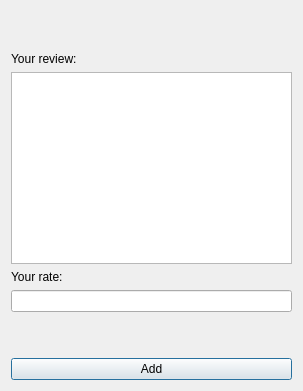
<?xml version="1.0" encoding="UTF-8"?>
<ui version="4.0">
 <class>Review</class>
 <widget class="QDialog" name="Review">
  <property name="geometry">
   <rect>
    <x>0</x>
    <y>0</y>
    <width>303</width>
    <height>391</height>
   </rect>
  </property>
  <property name="windowTitle">
   <string>Dialog</string>
  </property>
  <layout class="QVBoxLayout" name="verticalLayout_3">
   <item>
    <spacer name="verticalSpacer">
     <property name="orientation">
      <enum>Qt::Vertical</enum>
     </property>
     <property name="sizeHint" stdset="0">
      <size>
       <width>20</width>
       <height>29</height>
      </size>
     </property>
    </spacer>
   </item>
   <item>
    <layout class="QVBoxLayout" name="verticalLayout">
     <item>
      <widget class="QLabel" name="label">
       <property name="text">
        <string>Your review:</string>
       </property>
      </widget>
     </item>
     <item>
      <widget class="QTextEdit" name="textEdit"/>
     </item>
    </layout>
   </item>
   <item>
    <layout class="QVBoxLayout" name="verticalLayout_2">
     <item>
      <widget class="QLabel" name="label_2">
       <property name="text">
        <string>Your rate:</string>
       </property>
      </widget>
     </item>
     <item>
      <widget class="QLineEdit" name="lineEdit"/>
     </item>
    </layout>
   </item>
   <item>
    <spacer name="verticalSpacer_2">
     <property name="orientation">
      <enum>Qt::Vertical</enum>
     </property>
     <property name="sizeHint" stdset="0">
      <size>
       <width>20</width>
       <height>40</height>
      </size>
     </property>
    </spacer>
   </item>
   <item>
    <widget class="QPushButton" name="pushButton">
     <property name="text">
      <string>Add</string>
     </property>
    </widget>
   </item>
  </layout>
 </widget>
 <resources/>
 <connections/>
</ui>
